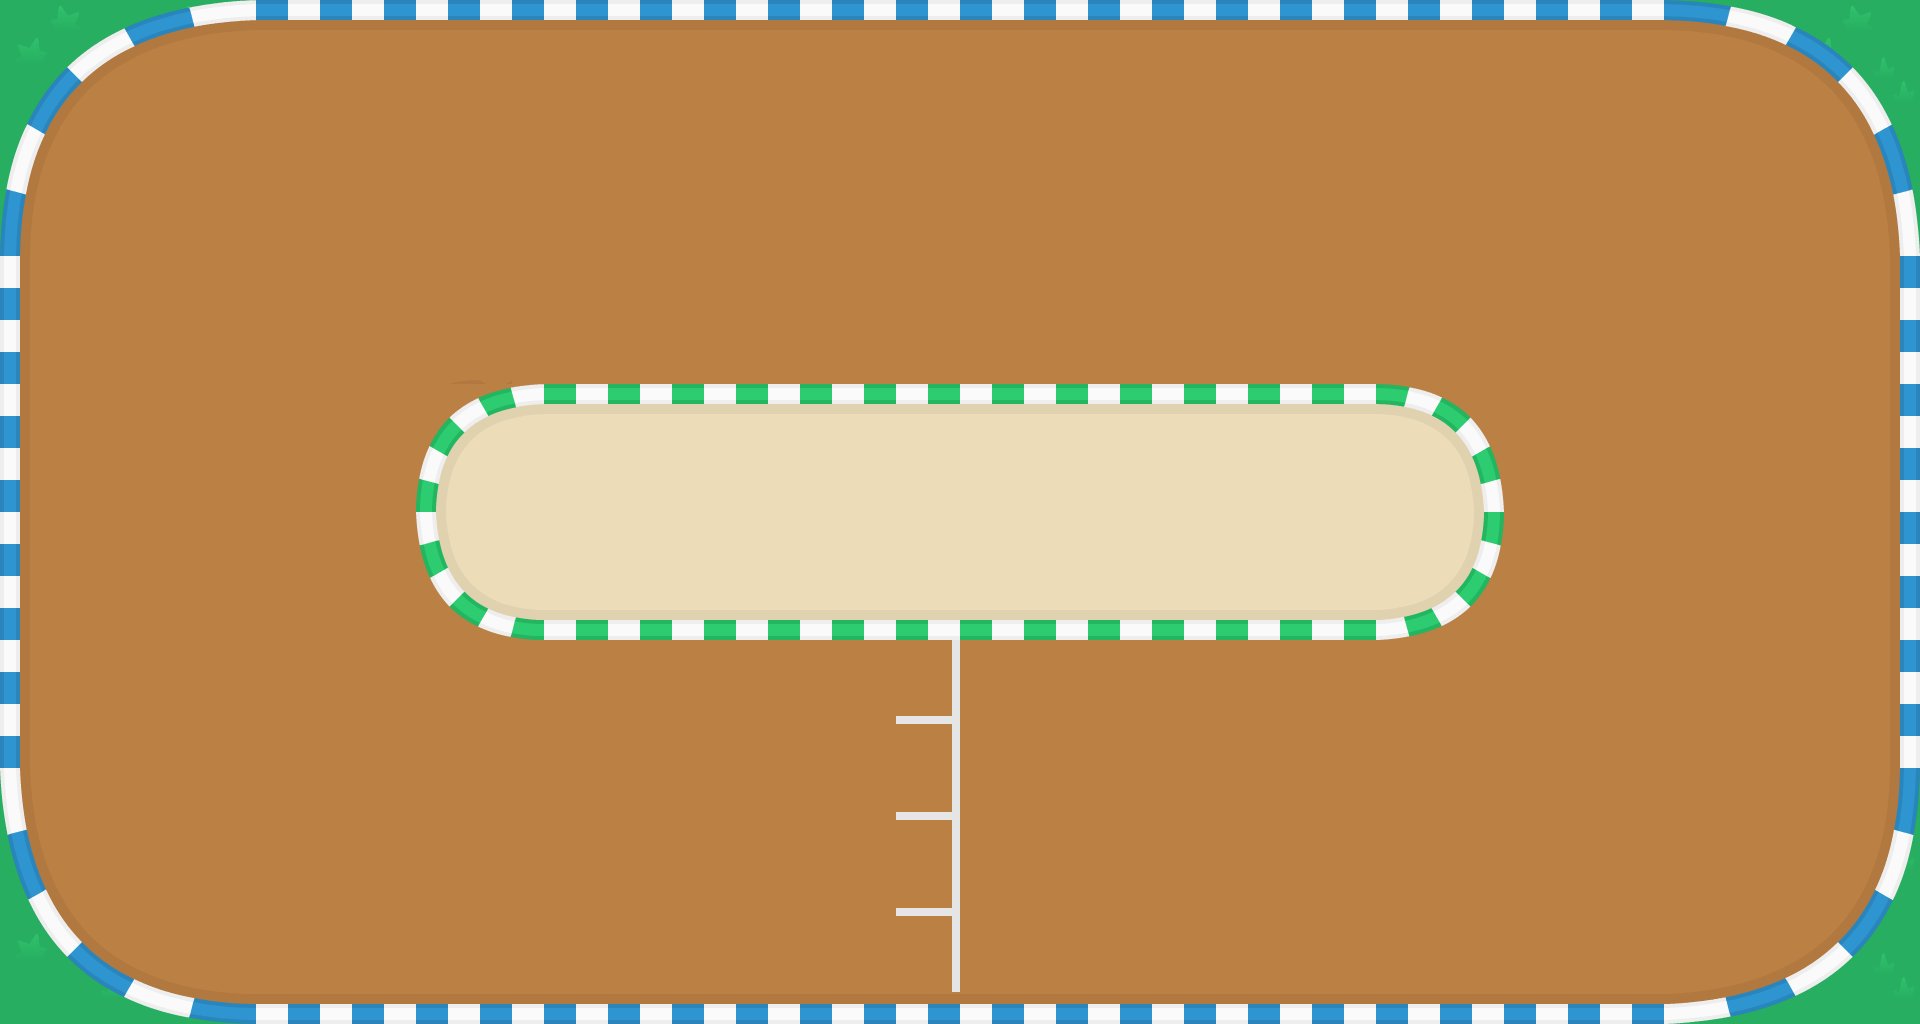

A level layout from a 2D game, rendered from its tile map. Below: a short description, then the map file with tile-grid data replaced by summaries:
An orthogonal 60x32 tile map with 32x32 px tiles, 4 tile layers (ground, track, Inner, lines), 3 tilesets and 3 objects.

<map version="1.10" tiledversion="1.11.2" orientation="orthogonal" renderorder="right-down" width="60" height="32" tilewidth="32" tileheight="32" infinite="0" nextlayerid="7" nextobjectid="27">
 <tileset firstgid="1" name="track" tilewidth="32" tileheight="32" tilecount="5184" columns="72">
  <image source="../spritesheets/spritesheet_tiles.png" width="2304" height="2304" />
 </tileset>
 <tileset firstgid="5185" name="lines" tilewidth="32" tileheight="32" tilecount="3" columns="0">
  <grid orientation="orthogonal" width="1" height="1" />
  <tile id="0">
   <image source="../sprites/Tiles/Lines/line-1.png" width="32" height="32" />
  </tile>
  <tile id="1">
   <image source="../sprites/Tiles/Lines/line-3.png" width="32" height="32" />
  </tile>
  <tile id="2">
   <image source="../sprites/Tiles/Lines/line2.png" width="32" height="32" />
  </tile>
 </tileset>
 <tileset firstgid="5188" name="objects" tilewidth="448" tileheight="256" tilecount="39" columns="0">
  <grid orientation="orthogonal" width="1" height="1" />
  <tile id="0">
   <image source="../sprites/Objects/arrow_white.png" width="165" height="99" />
  </tile>
  <tile id="1">
   <image source="../sprites/Objects/arrow_yellow.png" width="165" height="99" />
  </tile>
  <tile id="2">
   <image source="../sprites/Objects/barrel_blue_down.png" width="70" height="48" />
  </tile>
  <tile id="3">
   <image source="../sprites/Objects/barrel_blue.png" width="56" height="56" />
  </tile>
  <tile id="4">
   <image source="../sprites/Objects/barrel_red_down.png" width="70" height="48" />
  </tile>
  <tile id="5">
   <image source="../sprites/Objects/barrel_red.png" width="56" height="56" />
  </tile>
  <tile id="6">
   <image source="../sprites/Objects/barrier_red_race.png" width="210" height="62" />
  </tile>
  <tile id="7">
   <image source="../sprites/Objects/barrier_red.png" width="210" height="62" />
  </tile>
  <tile id="8">
   <image source="../sprites/Objects/barrier_white_race.png" width="210" height="62" />
  </tile>
  <tile id="9">
   <image source="../sprites/Objects/barrier_white.png" width="210" height="62" />
  </tile>
  <tile id="10">
   <image source="../sprites/Objects/cone_down.png" width="46" height="44" />
  </tile>
  <tile id="11">
   <image source="../sprites/Objects/cone_straight.png" width="45" height="44" />
  </tile>
  <tile id="12">
   <image source="../sprites/Objects/light_white.png" width="98" height="235" />
  </tile>
  <tile id="13">
   <image source="../sprites/Objects/light_yellow.png" width="98" height="235" />
  </tile>
  <tile id="14">
   <image source="../sprites/Objects/lights.png" width="160" height="64" />
  </tile>
  <tile id="15">
   <image source="../sprites/Objects/oil.png" width="109" height="95" />
  </tile>
  <tile id="16">
   <image source="../sprites/Objects/rock1.png" width="89" height="72" />
  </tile>
  <tile id="17">
   <image source="../sprites/Objects/rock2.png" width="73" height="68" />
  </tile>
  <tile id="18">
   <image source="../sprites/Objects/rock3.png" width="87" height="67" />
  </tile>
  <tile id="19">
   <image source="../sprites/Objects/skidmark_long_1.png" width="60" height="192" />
  </tile>
  <tile id="20">
   <image source="../sprites/Objects/skidmark_long_2.png" width="60" height="192" />
  </tile>
  <tile id="21">
   <image source="../sprites/Objects/skidmark_long_3.png" width="76" height="192" />
  </tile>
  <tile id="22">
   <image source="../sprites/Objects/skidmark_short_1.png" width="60" height="16" />
  </tile>
  <tile id="23">
   <image source="../sprites/Objects/skidmark_short_2.png" width="60" height="16" />
  </tile>
  <tile id="24">
   <image source="../sprites/Objects/skidmark_short_3.png" width="76" height="16" />
  </tile>
  <tile id="25">
   <image source="../sprites/Objects/tent_blue_large.png" width="256" height="256" />
  </tile>
  <tile id="26">
   <image source="../sprites/Objects/tent_blue.png" width="128" height="128" />
  </tile>
  <tile id="27">
   <image source="../sprites/Objects/tent_red_large.png" width="256" height="256" />
  </tile>
  <tile id="28">
   <image source="../sprites/Objects/tent_red.png" width="128" height="128" />
  </tile>
  <tile id="29">
   <image source="../sprites/Objects/tires_red_alt.png" width="56" height="56" />
  </tile>
  <tile id="30">
   <image source="../sprites/Objects/tires_red.png" width="56" height="56" />
  </tile>
  <tile id="31">
   <image source="../sprites/Objects/tires_white_alt.png" width="56" height="56" />
  </tile>
  <tile id="32">
   <image source="../sprites/Objects/tires_white.png" width="56" height="56" />
  </tile>
  <tile id="33">
   <image source="../sprites/Objects/tree_large.png" width="214" height="212" />
  </tile>
  <tile id="34">
   <image source="../sprites/Objects/tree_small.png" width="141" height="141" />
  </tile>
  <tile id="35">
   <image source="../sprites/Objects/tribune_empty.png" width="448" height="223" />
  </tile>
  <tile id="36">
   <image source="../sprites/Objects/tribune_full.png" width="448" height="223" />
  </tile>
  <tile id="37">
   <image source="../sprites/Objects/tribune_overhang_red.png" width="448" height="144" />
  </tile>
  <tile id="38">
   <image source="../sprites/Objects/tribune_overhang_striped.png" width="448" height="144" />
  </tile>
 </tileset>
 <objectgroup id="5" name="walls">
  <object id="23" x="19" y="148">
   <polygon points="0,0 9,-21 26,-50 41,-69 61,-90 88,-108 122,-125 156,-135 192,-144 223,-146 259,-145 1651,-144 1706,-140 1759,-126 1803,-101 1836,-71 1862,-37 1884,20 1895,73 1897,644 1888,704 1874,741 1849,783 1826,810 1789,838 1739,858 1688,869 1646,872 207,871 167,864 121,850 74,825 39,794 14,756 -7,697 -17,647 -17,88 -12,45 -5,14" />
  </object>
  <object id="25" x="518" y="631">
   <polygon points="0,0 884,-4 908,-7 930,-19 960,-47 973,-77 978,-115 971,-153 953,-195 923,-222 886,-234 851,-238 -3,-236 -53,-216 -82,-181 -94,-136 -89,-88 -75,-49 -51,-22 -19,-7" />
  </object>
 </objectgroup>
 <layer id="1" name="ground" width="60" height="32">
  <data>[1920 cells, 1920 non-empty, 16 distinct tile ids]</data>
 </layer>
 <layer id="2" name="track" width="60" height="32">
  <data>[1920 cells, 1890 non-empty, 280 distinct tile ids]</data>
 </layer>
 <layer id="6" name="Inner" width="60" height="32">
  <data>[1920 cells, 272 non-empty, 95 distinct tile ids]</data>
 </layer>
 <layer id="3" name="lines" width="60" height="32">
  <data>[1920 cells, 14 non-empty, 3 distinct tile ids]</data>
 </layer>
 <objectgroup id="4" name="objects">
  <object id="26" gid="5203" x="1307" y="541" width="109" height="95" />
 </objectgroup>
</map>
